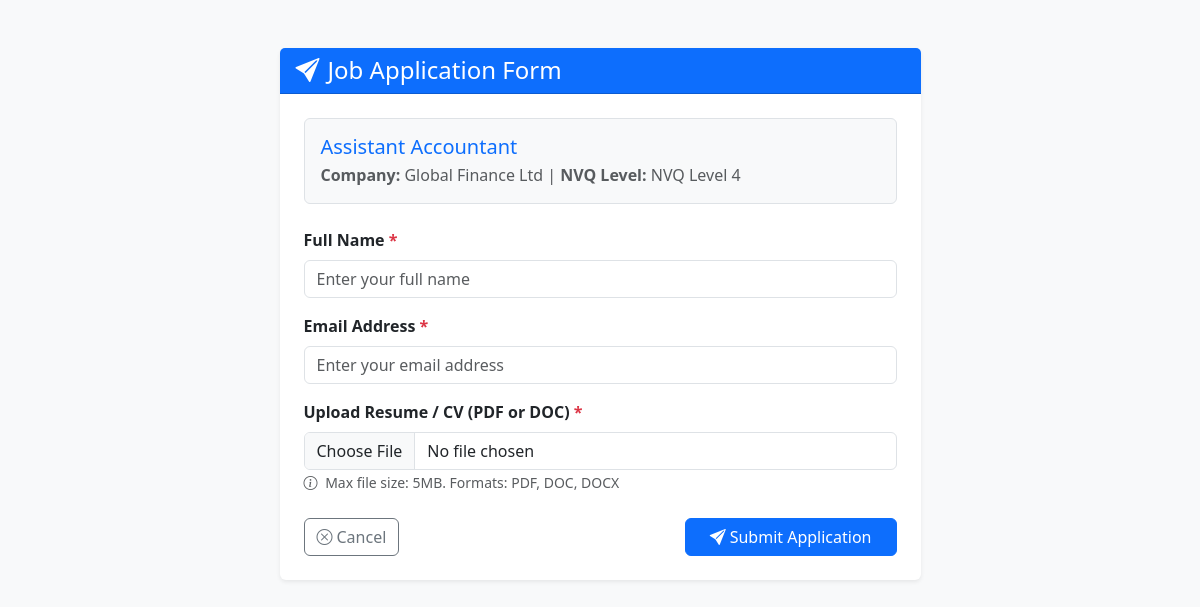
/apply_job.php?job_id=2 (signed in), run on the app's committed database.
### tables this page shows
CREATE TABLE `jobs` (
  `job_id` int(11) NOT NULL,
  `job_title` varchar(255) NOT NULL,
  `company_name` varchar(255) DEFAULT NULL,
  `category` varchar(100) DEFAULT NULL,
  `nvq_level` varchar(50) DEFAULT NULL,
  `description` text DEFAULT NULL,
  `qualifications` text DEFAULT NULL,
  `closing_date` date DEFAULT NULL,
  `created_at` timestamp NOT NULL DEFAULT current_timestamp(),
  `company_id` int(11) DEFAULT NULL
);

### apply_job.php (the view, shortened to what this page needs)
<?php
include 'config/db.php';
$job_id = intval($_GET['job_id']);
$message = '';
try {
    $stmt = $conn->prepare("SELECT * FROM jobs WHERE job_id = :job_id");
    $stmt->execute([':job_id' => $job_id]);
    $job = $stmt->fetch(PDO::FETCH_ASSOC);
} catch (PDOException $e) {
    $error = "Error fetching job details: " . $e->getMessage();
}
?>
<!DOCTYPE html>
<html lang="en">
<head>
    <link href="https://cdn.jsdelivr.net/npm/bootstrap@5.3.0/dist/css/bootstrap.min.css" rel="stylesheet">
    <link rel="stylesheet" href="https://cdn.jsdelivr.net/npm/bootstrap-icons@1.11.1/font/bootstrap-icons.css">
</head>
<body class="bg-light">
<div class="container my-5">
    <div class="row justify-content-center">
        <div class="col-md-7">
            <div class="card shadow-sm border-0">
                <div class="card-header bg-primary text-white">
                    <h4 class="mb-0"><i class="bi bi-send-fill me-2"></i>Job Application Form</h4>
                </div>
                <div class="card-body p-4">
                    <div class="bg-light p-3 rounded mb-4 border">
                        <h5 class="text-primary mb-1"><?php echo htmlspecialchars($job['job_title']); ?></h5>
                        <p class="text-muted mb-0">
                            <strong>Company:</strong> <?php echo htmlspecialchars($job['company_name']); ?>
                            | <strong>NVQ Level:</strong> <?php echo htmlspecialchars($job['nvq_level']); ?>
                        </p>
                    </div>
                    <?php if (!empty($message)): ?>
                        <div class="alert alert-success">
                            <i class="bi bi-check-circle-fill me-2"></i>
                            <?php echo htmlspecialchars($message); ?>
                        </div>
                        <a href="view_jobs.php" class="btn btn-outline-primary">
                            <i class="bi bi-arrow-left me-1"></i>Back to Vacancies
                        </a>
                    <?php else: ?>
                        <form action="apply_job.php?job_id=<?php echo $job_id; ?>" method="POST" enctype="multipart/form-data">
                            <div class="mb-3">
                                <label class="form-label fw-bold">Full Name <span class="text-danger">*</span></label>
                                <input type="text" name="applicant_name" class="form-control" required placeholder="Enter your full name">
                            </div>
                            <div class="mb-3">
                                <label class="form-label fw-bold">Email Address <span class="text-danger">*</span></label>
                                <input type="email" name="applicant_email" class="form-control" required placeholder="Enter your email address">
                            </div>
                            <div class="mb-3">
                                <label class="form-label fw-bold">
                                    Upload Resume / CV (PDF or DOC) <span class="text-danger">*</span>
                                </label>
                                <input type="file" name="resume" class="form-control" accept=".pdf,.doc,.docx" required>
                                <small class="text-muted">
                                    <i class="bi bi-info-circle me-1"></i>
                                    Max file size: 5MB. Formats: PDF, DOC, DOCX
                                </small>
                            </div>
                            <div class="d-flex justify-content-between align-items-center mt-4">
                                <a href="view_jobs.php" class="btn btn-outline-secondary">
                                    <i class="bi bi-x-circle me-1"></i>Cancel
                                </a>
                                <button type="submit" class="btn btn-primary px-4">
                                    <i class="bi bi-send-fill me-1"></i>Submit Application
                                </button>
                            </div>
                        </form>
                    <?php endif; ?>
                </div>
            </div>
        </div>
    </div>
</div>
</body>
</html>

### data on the page
jobs: job_title "Assistant Accountant", company_name "Global Finance Ltd", nvq_level "NVQ Level 4"
